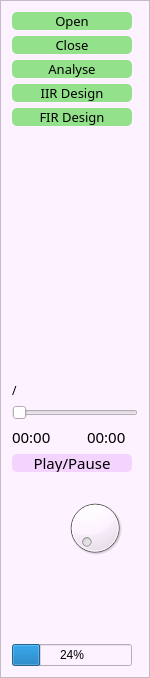
     <widget class="QFrame" name="menu">
      <property name="maximumSize">
       <size>
        <width>150</width>
        <height>16777215</height>
       </size>
      </property>
      <property name="toolTipDuration">
       <number>-1</number>
      </property>
      <property name="styleSheet">
       <string notr="true">background-color: rgb(253, 242, 255);</string>
      </property>
      <property name="frameShape">
       <enum>QFrame::StyledPanel</enum>
      </property>
      <property name="frameShadow">
       <enum>QFrame::Raised</enum>
      </property>
      <layout class="QGridLayout" name="gridLayout_2">
       <item row="25" column="0" rowspan="2">
        <spacer name="verticalSpacer_2">
         <property name="orientation">
          <enum>Qt::Vertical</enum>
         </property>
         <property name="sizeType">
          <enum>QSizePolicy::Fixed</enum>
         </property>
         <property name="sizeHint" stdset="0">
          <size>
           <width>20</width>
           <height>160</height>
          </size>
         </property>
        </spacer>
       </item>
       <item row="7" column="0" colspan="4">
        <widget class="QLabel" name="label_2">
         <property name="font">
          <font>
           <family>黑体</family>
           <pointsize>9</pointsize>
          </font>
         </property>
         <property name="text">
          <string>/</string>
         </property>
        </widget>
       </item>
       <item row="25" column="2">
        <widget class="QDial" name="dial"/>
       </item>
       <item row="9" column="0" colspan="5">
        <widget class="QSlider" name="horizontalSlider">
         <property name="orientation">
          <enum>Qt::Horizontal</enum>
         </property>
        </widget>
       </item>
       <item row="1" column="0" colspan="5">
        <widget class="QPushButton" name="pushButton2">
         <property name="maximumSize">
          <size>
           <width>120</width>
           <height>16720202</height>
          </size>
         </property>
         <property name="font">
          <font>
           <family>黑体</family>
           <pointsize>10</pointsize>
          </font>
         </property>
         <property name="styleSheet">
          <string notr="true">QPushButton{
	background:rgb(148, 225, 139);
	border:none;
	height:18;
	border-radius:5px;
}

QPushButton::hover {
	background:rgb(197, 131, 255);
}
</string>
         </property>
         <property name="text">
          <string>Close</string>
         </property>
        </widget>
       </item>
       <item row="2" column="0" colspan="5">
        <widget class="QPushButton" name="pushButton3">
         <property name="maximumSize">
          <size>
           <width>120</width>
           <height>16720202</height>
          </size>
         </property>
         <property name="font">
          <font>
           <family>黑体</family>
           <pointsize>10</pointsize>
          </font>
         </property>
         <property name="styleSheet">
          <string notr="true">QPushButton{
	background:rgb(148, 225, 139);
	border:none;
	height:18;
	border-radius:5px;
}

QPushButton::hover {
	background:rgb(197, 131, 255);
}
</string>
         </property>
         <property name="text">
          <string>Analyse</string>
         </property>
        </widget>
       </item>
       <item row="4" column="0" colspan="5">
        <widget class="QPushButton" name="pushButton5">
         <property name="maximumSize">
          <size>
           <width>120</width>
           <height>16720202</height>
          </size>
         </property>
         <property name="font">
          <font>
           <family>黑体</family>
           <pointsize>10</pointsize>
          </font>
         </property>
         <property name="styleSheet">
          <string notr="true">QPushButton{
	background:rgb(148, 225, 139);
	border:none;
	height:18;
	border-radius:5px;
}

QPushButton::hover {
	background:rgb(197, 131, 255);
}
</string>
         </property>
         <property name="text">
          <string>FIR Design</string>
         </property>
        </widget>
       </item>
       <item row="27" column="0" colspan="4">
        <widget class="QProgressBar" name="progressBar">
         <property name="enabled">
          <bool>true</bool>
         </property>
         <property name="sizePolicy">
          <sizepolicy hsizetype="Expanding" vsizetype="Fixed">
           <horstretch>0</horstretch>
           <verstretch>0</verstretch>
          </sizepolicy>
         </property>
         <property name="styleSheet">
          <string notr="true">bacgruand:rgb(95, 157, 239);</string>
         </property>
         <property name="value">
          <number>24</number>
         </property>
        </widget>
       </item>
       <item row="11" column="0" colspan="4">
        <widget class="QPushButton" name="pushButton">
         <property name="font">
          <font>
           <family>黑体</family>
           <pointsize>11</pointsize>
          </font>
         </property>
         <property name="styleSheet">
          <string notr="true">QPushButton{
	background:rgb(244, 211, 255);
	border:none;
	height:18;
	border-radius:5px;
}

QPushButton::hover {
	background:rgb(197, 131, 255);
}
</string>
         </property>
         <property name="text">
          <string>Play/Pause</string>
         </property>
        </widget>
       </item>
       <item row="0" column="0" colspan="5">
        <widget class="QPushButton" name="pushButton1">
         <property name="maximumSize">
          <size>
           <width>120</width>
           <height>16720202</height>
          </size>
         </property>
         <property name="font">
          <font>
           <family>黑体</family>
           <pointsize>10</pointsize>
          </font>
         </property>
         <property name="styleSheet">
          <string notr="true">QPushButton{
	background:rgb(148, 225, 139);
	border:none;
	height:18;
	border-radius:5px;
}

QPushButton::hover {
	background:rgb(197, 131, 255);
}
</string>
         </property>
         <property name="text">
          <string>Open</string>
         </property>
        </widget>
       </item>
       <item row="10" column="2">
        <widget class="QLabel" name="label_67">
         <property name="sizePolicy">
          <sizepolicy hsizetype="Fixed" vsizetype="Preferred">
           <horstretch>0</horstretch>
           <verstretch>0</verstretch>
          </sizepolicy>
         </property>
         <property name="font">
          <font>
           <family>黑体</family>
           <pointsize>11</pointsize>
          </font>
         </property>
         <property name="layoutDirection">
          <enum>Qt::RightToLeft</enum>
         </property>
         <property name="styleSheet">
          <string notr="true">color:rgb(0, 0, 0)</string>
         </property>
         <property name="text">
          <string>00:00</string>
         </property>
        </widget>
       </item>
       <item row="3" column="0" colspan="5">
        <widget class="QPushButton" name="pushButton4">
         <property name="maximumSize">
          <size>
           <width>120</width>
           <height>16720202</height>
          </size>
         </property>
         <property name="font">
          <font>
           <family>黑体</family>
           <pointsize>10</pointsize>
          </font>
         </property>
         <property name="accessibleDescription">
          <string/>
         </property>
         <property name="styleSheet">
          <string notr="true">QPushButton{
	background:rgb(148, 225, 139);
	border:none;
	height:18;
	border-radius:5px;
}

QPushButton::hover {
	background:rgb(197, 131, 255);
}
</string>
         </property>
         <property name="text">
          <string>IIR Design</string>
         </property>
        </widget>
       </item>
       <item row="5" column="0">
        <spacer name="verticalSpacer">
         <property name="orientation">
          <enum>Qt::Vertical</enum>
         </property>
         <property name="sizeType">
          <enum>QSizePolicy::Fixed</enum>
         </property>
         <property name="sizeHint" stdset="0">
          <size>
           <width>20</width>
           <height>250</height>
          </size>
         </property>
        </spacer>
       </item>
       <item row="10" column="0">
        <widget class="QLabel" name="label_66">
         <property name="sizePolicy">
          <sizepolicy hsizetype="Preferred" vsizetype="Preferred">
           <horstretch>0</horstretch>
           <verstretch>0</verstretch>
          </sizepolicy>
         </property>
         <property name="font">
          <font>
           <family>黑体</family>
           <pointsize>11</pointsize>
          </font>
         </property>
         <property name="styleSheet">
          <string notr="true">color:rgb(0, 0, 0)</string>
         </property>
         <property name="text">
          <string>00:00</string>
         </property>
        </widget>
       </item>
       <item row="10" column="1">
        <spacer name="horizontalSpacer">
         <property name="orientation">
          <enum>Qt::Horizontal</enum>
         </property>
         <property name="sizeType">
          <enum>QSizePolicy::Maximum</enum>
         </property>
         <property name="sizeHint" stdset="0">
          <size>
           <width>40</width>
           <height>20</height>
          </size>
         </property>
        </spacer>
       </item>
      </layout>
     </widget>
